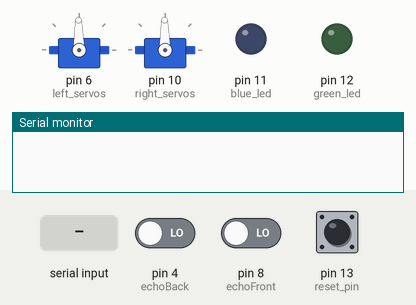
Recording of a sketch running on a simulated Arduino Nano, built with avr-gcc and run on an emulated ATmega328P. Shown: 2 × servo, output pins drawn as LEDs (lit = HIGH), the last lines printed to the serial monitor. The inputs (shaded band) are chosen by the test bench; at power-on: pin 4 (echoBack) LOW, pin 8 (echoFront) LOW, pin 13 (reset_pin) HIGH. Pins used as bus, display or sensor lines are not drawn.

Above: at 6.2 s.
6.3 s: "b" received over Serial
At 9.35 s:
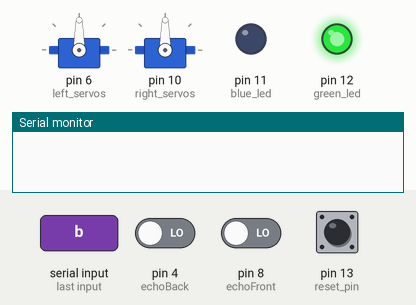
At 11.0 s:
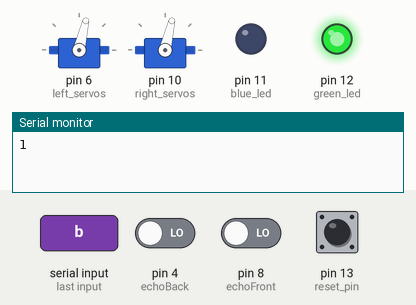
11.1 s: "g" received over Serial
At 15.3 s:
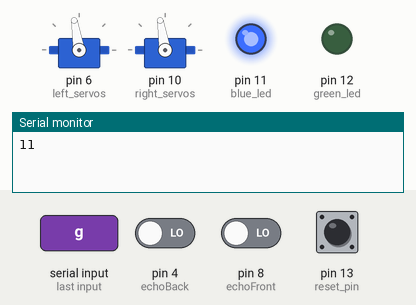
Timing chart, 0 to 18.8 s (numbered marks = the images above; inputs shaded):
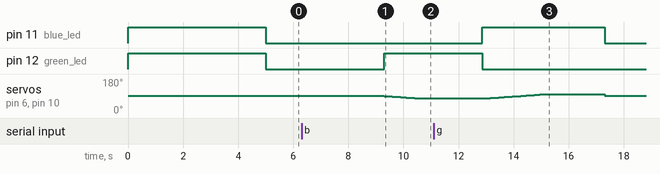

The sketch:

QuicRun_WP_880_Dual_Brushed_Test_Code_V1_3_3.ino
```cpp
//Goal: Full functionallity using both ultrasonic sensor and get information from raspberry pi to tell Arduino Nano when to move
//Created By: Alexander Ov
//Created On: 10/02/23
//Version 1.0
/*
//
TODO:
remove updates from comments and make an update log txt file or something like that along with a resource doc and readme
Matt: maybe make header files to keep code cleaner
readd vcc control
clean upcode ie make comments uniform, remove debugging print statements, make naming conventions and formatting conistant
Jin: Make a default or reset pod function to always be at the "start postion" (the GCS side of the rail)start direction at 0 by default rather than 1 since the rpi should be controlling the pod movement
  make sure that pod starts at no movement and check if its in the right spot

Alex: change serial read from pi to be only positive ints only since the string to int conversion cannot process the "-" sign possibly switch to string input only?

GCS Request Battery -> BTP RPI sends signal to arm for extraction -> BTP RPI sends signal to the BTP Arduino to move to BVM -> BTP moves to BVM -> BVM
Update: 10/11/2023
V1.3.1
Modified by Jin
1. Added the getDistance function for the ultrasonic sensors.
2. Modified the deafault_mode function.
3. other modification to run the POD to a full cycle.

Updates:
V1.0 Updates
10/04/23
Modified by Jin
Update:
1. Added a function that resets the pod to the start point (GCS).
2. Organized the comment of each line.
3. Deleted the unnecessary Print statement.
4. Turned the variable "Direction" to char so we can easily identify the pod's direction.

Modified by Matthew
took out all the parameters and funtions and placed them into header files.

10/04/23
Switch serial input if statements to be positive ints only GCS = 1 BVM = 2

10/03/23
Added python Serial input from Shawn's code testing
Commented out old test code
Added pin declerations for left and right esc and updated comments so it matches pcb
Updated led names to match PCB description
Added LED meanings
10/02/23
Added code to test out the pod movement without rasberry pi input
V0.9 Updates
10/02/23
Changed pinouts to match the PCB

//General Notes:
Possiblely need streaming.h but from light research it just changes how to take in IO streams of data "C++-style Output with Operator"

If the code doesnt compile on the first run Go to Tools -> Processor -> Use ATmega328P (Old Bootloader)
To make the code work the ESCs need to be in option 2 run mode

LED Meanings
Blue ON  Green ON  => Setup
Blue ON  Green OFF => Forward
Blue OFF Green ON  => Reverse
Blue OFF Green OFF => Stopped

FOR BTP ONLY
int midpoint = 90;
int curr_speed = 90;
int break_point = 85;
int forward_speed = 98;
int reverse_speed = 76;

So in the code, you need to make a function that overrides brake mode as follows:
Send 80-90 degrees to the pod to make it brake. Do not send 0. If i remember correctly, these ESCs are kind of
violent, and 0 or 180 will send the pod flying in one direction or another.
From this point, use the gradient descent function to gradually increase the value back to your midpoint.
For example, if your calibrated center point was at 92, and your brake degree is at 80, then your function would
send the following information to the ESC with a 50ms delay in between: 80 -> 81 -> 82 -> 83 -> 84 -> ... -> 92
Once the control point is set back to 92, or the midpoint, then use the gradient descent back in the other direction
to send the pod backwards. 92 -> 91 -> 90 -> .. you get the point
-Chris Lai

"Forward" and "Backward" is arbitarty for now
*/
//Libraries
#include <BTP.h>
//String py_input = "";
//Setup Function
const int reset_pin = 13;

void setup() {
  //Serial communication startup
  Serial.begin(9600);                           //Set baudrate to 9600

  //Servo attachment
  servoLeft.attach(left_servos, 1000, 2000);    //Attaches the motor driver on pin 9 to the servoLeft object (pin, min pulse width, max pulse width in microseconds)
  servoRight.attach(right_servos, 1000, 2000);  //Attaches the motor driver on pin 10 to the servoRight object (pin, min pulse width, max pulse width in microseconds)

  //Pin IO Setup
  pinMode(blue_led, OUTPUT);                    //LED pin declerartion as OUTPUT
  pinMode(green_led, OUTPUT);                   //LED pin declerartion as OUTPUT
  pinMode(trigFront, OUTPUT);                   //trigFront pin declerartion as OUTPUT
  pinMode(echoFront, INPUT);                    //echoFront pin declerartion as OUTPUT
  pinMode(trigBack, OUTPUT);                    //trigFront pin declerartion as OUTPUT
  pinMode(echoBack, INPUT);                     //echoFront pin declerartion as OUTPUT
  pinMode(power, OUTPUT);                       //power pin declerartion as OUTPUT
  pinMode(reset_pin, INPUT);
  //LED start up
  digitalWrite(blue_led,HIGH);                  //Turn on LED for set up
  digitalWrite(green_led,HIGH);                 //Turn on LED for reverse movement state
  digitalWrite(power, HIGH);                    //Turn on power for set up

  //ESC safety start up
  servoLeft.write(midpoint);                    //Set left side motors postion to 90
  servoRight.write(midpoint);                   //Set right side motors postion to 90
  delay(5000);                                  //Delay for 5 seconds
  digitalWrite(blue_led,LOW);                   //Turn off LED for set up
  digitalWrite(green_led,LOW);                  //Turn on LED for reverse movement state
  direction = 'S';                              //Set direction var to forward (BVM)
  //default_mode(distanceBack);                   //Reset Pod to the start point (GCS)
}

//Main Looping Fucntion
void loop() {
  while(digitalRead(reset_pin) == LOW);
  distance = getdistance(trigFront,echoFront);
  distanceBack = getdistance(trigBack,echoBack);
  delay(50);

  if (Serial.available()>0) {
    char mode = Serial.read();

    switch(mode) {
      case 'b':                       //Mode 1: Pod moving to the right
        direction = 'B';
        break;
      case 'g':                       //Mode 2: Pod moving to the left
        direction = 'G';
        break;
      default:
        break;
    }
  }

  if(direction == 'G')                          //Check if direction is set as forward
  {
    digitalWrite(blue_led,HIGH);                //Turn on LED for forward movement state
    digitalWrite(green_led,LOW);                //Turn on LED for reverse movement state
    gradientControl(forward_speed);
    if(distanceBack < 10)                       //Check if the distance is less than or equal to 10 cm  from the front
    {
      direction = 'S';                          //Set direction to none to trigger a stop
      Serial.write('1');
    }
  }
  else if(direction == 'B')                     //Check if direction is set as backwards (GCS)
  {
    digitalWrite(blue_led,LOW);                 //Turn on LED for reverse movement state
    digitalWrite(green_led,HIGH);               //Turn on LED for reverse movement state
    reverse(reverse_speed);
    if(distance < 10)                           //Check if the distance is less than or equal to 10 cm from the back
    {
      is_reverse = false;
      direction = 'S';                          //Set direction to none to trigger a stop
      Serial.write('1');
    }
  }
  else if(direction == 'S'){                                         //Check if direction not forward or backward
    digitalWrite(blue_led,LOW);                 //Turn on LED for reverse movement state
    digitalWrite(green_led,LOW);               //Turn on LED for reverse movement state
    servoLeft.write(midpoint);                    //Set left side motors postion to 90
    servoRight.write(midpoint);                   //Set right side motors postion to 90
  }
}
```

BTP.h
```cpp
//#include "Arduino.h"
// ** add header files to libraries folder in arduino ide
// header file containing all funtion definitions: Sensewall, default_mode, gradientControl, Reverse

//10/4/2023
// created by Matthew Alaniz,
//sourced from the QuicRun_WP_880_Dual_Brushed_Test_Code_V1
//header file containing funtion definitions

#ifndef _BTP_H
#define _BTP_H

#include <constants.h>

void default_mode(int distanceBack){
    if(distanceBack > 10){
      reverse(reverse_speed);
    }
}

double getdistance(int triggerPin,int echoPin){
    digitalWrite (triggerPin, HIGH);        //Turn on send trigger signal to back ultrasonic sensor
    delay(50);                            //Delay for 0.05 seconds to 50 ms
    digitalWrite(triggerPin, LOW);          //Turn off send trigger signal to back ultrasonic sensor
    duration = pulseIn(echoPin, HIGH);  //Set duration equal to the pulse reading from the echo of the back ultrasonic sensor
    double d = (duration/2)/29.1;         //Calculate the distance into cm
    return d;
}

void gradientControl(int target_speed)
{
  if(curr_speed > target_speed)
  {
    for(int i = curr_speed;i >= target_speed;i--)
    {
      servoLeft.write(i);                  //Set left side motors postion to 82
      servoRight.write(i);                 //Set left side motors postion to 82
      delay(100);
    }
    curr_speed = target_speed;
  }
  else if(curr_speed < target_speed)
  {
    for(int i = curr_speed;i <= target_speed;i++)
    {
      servoLeft.write(i);                  //Set left side motors postion to 82
      servoRight.write(i);                 //Set left side motors postion to 82
      delay(100);
    }
    curr_speed = target_speed;
  }
  else
  {
    curr_speed = target_speed;
  }
}

void reverse(int speed)
{
  if(is_reverse == false){
    servoLeft.write(break_point);                  //Set left side motors postion to 82
    servoRight.write(break_point);                 //Set left side motors postion to 82
    gradientControl(speed);
    is_reverse = true;
  }
}

#endif
```

Constants.h
```cpp
//#include "Arduino.h"
// ** add header files to libraries folder in arduino ide
//header file containin all the constants/varaibles used by the pod's main script

//Created by Matthew Alaniz, soruced from QuicRun_WP_880_Dual_Brushed_Test_Code_V1
//10/4/2023


#ifndef _CONSTANTS_H
#define _CONSTANTS_H
#include <Servo.h>                        //Servo lib
//Pin Declerations
const int power = 5;                      //vcc toggle pin decleration
const int left_servos = 6;                //left esc pin decleration
const int right_servos = 10;              //right esc pin decleration
const int trigFront = 7;                  //ultrasonic sensor trig pin decleration
const int echoFront = 8;                  //ultrasonic sensor echo pin decleration
const int trigBack = 3;                   //ultrasonic sensor trigBack pin decleration
const int echoBack = 4;                   //ultrasonic sensor echoBack pin decleration
const int blue_led = 11;                  //blue led pin decleration
const int green_led = 12;                 //green led pin decleration

//Object Decleration
Servo servoLeft;                          //Create servo object to control the Battery Transfer Pod's left side DC Motors
Servo servoRight;                         //Create servo object to control the Battery Transfer Pod's right side DC Motors

//Global Variable Decleration
long duration;                            //duration var used for ultrasonic sensor calculations
float distance;
long durationBack;                            //duration var used for ultrasonic sensor calculations
float distanceBack;                             //distance var used for ultrasonic sensor calculations
char direction;                            //direction var used to determine which way the motors should spin
int midpoint = 91;
int curr_speed = 90;
int break_point = 85;
int forward_speed = 99;
int reverse_speed = 77;
bool is_reverse = false;

String py_input;


#define SCREEN_WIDTH 128 // OLED display width, in pixels
#define SCREEN_HEIGHT 32 // OLED display height, in pixels

//Function Decleration
void gradientControl(int target_speed);
void reverse(int speed);
void default_mode(int distanceBack);
double getdistance(int triggerPin,int echoPin);
#endif
```

Measured:
- after the input at 6.3 s, pin 12 (green_led): LOW → HIGH after 3.0 s; servo on pin 6 (left_servos), servo on pin 10 (right_servos): moves from 91° to 77° over 1.3 s, starting after 3.0 s
- after the input at 11.1 s, pin 11 (blue_led): LOW → HIGH after 1.8 s, → LOW 4.5 s later
